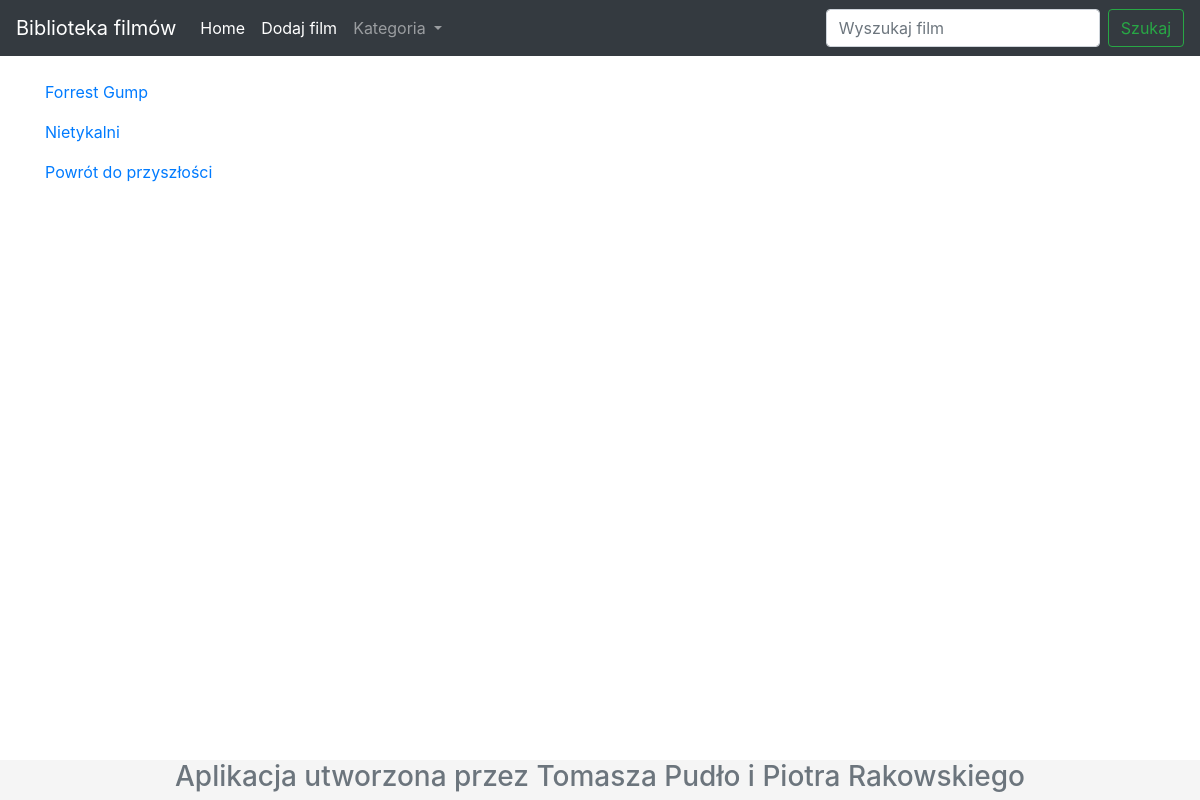
Screenshot of /gatunek/5/ with the database file from the repository.
### Filmy/models.py (models this page shows, shortened)
class Filmy(models.Model):
    tytul = models.CharField(max_length=100)
    opis = models.TextField(blank=True)
    rok_produkcji = models.DecimalField(max_digits=4, decimal_places=0)
    ocena = models.DecimalField(max_digits=2, decimal_places=1)
    rezyser = models.ForeignKey(Rezyser, on_delete=models.CASCADE, null=True)
    gatunek = models.ManyToManyField(Gatunek)
    class Meta:
        verbose_name = "Filmy"
        verbose_name_plural = "Filmy"

### Filmy/views.py (the view)
# urls.py: path('gatunek/<id>/', gatunek, name='gatunek'),
def gatunek(request, id):
    gatunek_user = Gatunek.objects.get(pk=id)
    gatunek_film = Filmy.objects.filter(gatunek = gatunek_user)
    gatunki = Gatunek.objects.all()
    dane = {'gatunek_user': gatunek_user,
            'gatunek_film': gatunek_film,
            'gatunki': gatunki}
    return render(request, 'gatunek_film.html', dane)

### Filmy/templates/gatunek_film.html (shortened to what this page needs)
{% extends 'szablon.html' %}
{% load static %}
{% block content %}
    {% if gatunek_film %}
        {% for film in gatunek_film %}
        <p><a href = "/film/{{ film.id }}/"> {{ film.tytul }} </a> </p>
        {% endfor %}
    {% endif %}
{% endblock content %}

### Filmy/templates/szablon.html (style rules this page uses)
html { position: relative; min-height: 100%; }
body { margin-bottom: 40px; }

### rows the page displays
Filmy: tytul "Forrest Gump"
Filmy: tytul "Nietykalni"
Filmy: tytul "Powrót do przyszłości"
